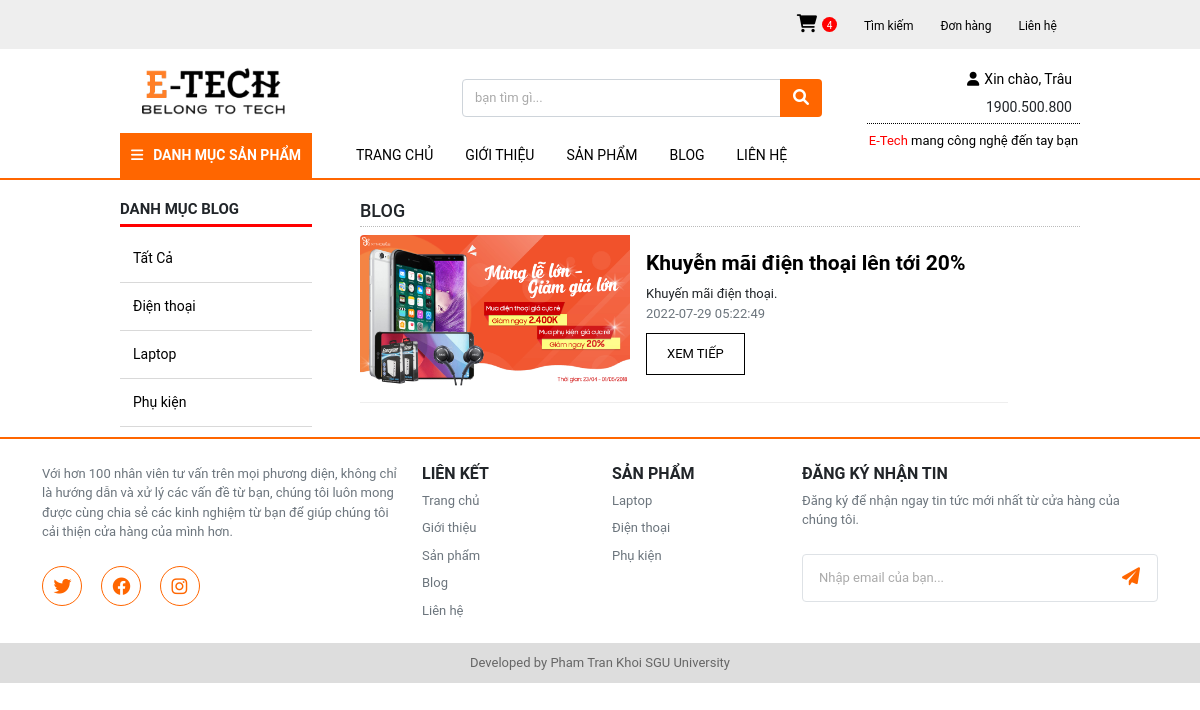
The page /user/blog/typeblog/Điện thoại (signed in) on the database its author committed.
### tables this page shows
CREATE TABLE `user` (
  `id_user` int(11) NOT NULL,
  `first_name` varchar(50) NOT NULL,
  `last_name` varchar(50) NOT NULL,
  `email` varchar(250) NOT NULL,
  `password` varchar(250) NOT NULL,
  `gender` varchar(50) NOT NULL,
  `status` int(1) NOT NULL,
  `phone_number` varchar(50) NOT NULL,
  `address` varchar(250) NOT NULL,
  `avatar` varchar(250) NOT NULL
);

CREATE TABLE `category` (
  `id_category` int(11) NOT NULL,
  `name_category` varchar(250) NOT NULL,
  `fold_img` varchar(250) NOT NULL
);

CREATE TABLE `blog` (
  `id_blog` int(11) NOT NULL,
  `id_category` int(11) NOT NULL,
  `title_blog` varchar(50) NOT NULL,
  `main_img` varchar(250) NOT NULL,
  `sub_recommend` varchar(50) NOT NULL,
  `time_create` datetime NOT NULL,
  `content` text NOT NULL
);

### user/mvc/core/controller.php (called while the page is built, shortened)
<?php
    class controller{
        function model($model){
            return new $model;
        }
        function view($view, $data =  []){
            require_once "./mvc/views/".$view.".php";
        }
    }
?>

### user/mvc/controllers/blog.php (called while the page is built, shortened)
<?php
    class blog extends controller{
        function __construct(){
            $this->userModel = $this->model("userModel");
            $this->categoryModel = $this->model("categoryModel");
            $this->blogModel = $this->model("blogModel");
            $this->cartModel = $this->model("cartModel");
            $this->header = "";
            $this->total_quantity_cart = "";
            if(isset($_SESSION["email_user"]))
            {
                $this->header = $this->userModel->get_info($_SESSION["email_user"]);
                $this->total_quantity_cart = $this->cartModel->quantity_cart_user($_SESSION["email_user"]);
            }
        }
        function typeblog($type){
             $id = $this->categoryModel->get_id_from_name($type);
             $this->view("pages/master",["view"=>"blog/index.php",
                                        "header"=>$this->header,
                                        "all_blog"=>$this->blogModel->get_blog_type($id),
                                        "category_blog"=>$this->categoryModel->get_all_category(),
                                        "total_quantity_cart"=>$this->total_quantity_cart]);
        }
    }
?>

### user/mvc/core/app.php (called while the page is built, shortened)
<?php
    class app{
        protected $action="index";
        function __construct(){
            $arr = $this->urlProcess();
            if(isset($arr[0])){
                if( file_exists("./mvc/controllers/".$arr[0].".php")){
                    $this->controller = $arr[0];
                unset($arr[0]);
                }
            }
            $this->controller = new $this->controller;
            if( isset($arr[1]) ){
                if( method_exists($this->controller, $arr[1]) )
                    $this->action = $arr[1];
                unset($arr[1]);
            }
            $this->param=$arr?array_values($arr):[];
            call_user_func_array([$this->controller, $this->action], $this->param);
        }
        function urlProcess(){
            if( isset($_GET["url"]) ){
                $cleanUrl=filter_var(trim($_GET["url"],"/"));
                return explode("/", $cleanUrl);
            }
        }
    }
?>

### user/index.php (called while the page is built, shortened)
<?php
    $myApp = new app();
?>

### user/mvc/core/connectDB.php (called while the page is built, shortened)
<?php
    class connectDB{
        public $servername = "localhost";
        public $username = "root";
        public $password = "";
        function __construct(){
            $this->con = mysqli_connect($this->servername, $this->username, $this->password);
        }
    }
?>

### user/mvc/models/userModel.php (called while the page is built, shortened)
<?php
    class userModel extends connectDB{
        function get_info($email){
            $sql = "SELECT * FROM user WHERE email = '".$email."'";
            return mysqli_query($this->con, $sql);
        }
    }
?>

### user/mvc/models/cartModel.php (called while the page is built, shortened)
<?php
    class cartModel extends connectDB{
        function quantity_cart_user($email){
            $sql = "SELECT * FROM cart WHERE email_user = '".$email."'";
            $result = mysqli_query($this->con, $sql);
            return mysqli_num_rows($result);
        }
    }
?>

### user/mvc/models/categoryModel.php (called while the page is built, shortened)
<?php
    class categoryModel extends connectDB{
        function get_all_category(){
            $sql = "SELECT * FROM category";
            return mysqli_query($this->con, $sql);
        }
        function get_id_from_name($name_category){
            $id = 0;
            $sql = "SELECT * FROM category WHERE name_category = '".$name_category."'";
            $result = mysqli_query($this->con, $sql);
            while( $row = mysqli_fetch_array($result)){
                $id = $row["id_category"];
            }
            return $id;
        }
    }
?>

### user/mvc/models/blogModel.php (called while the page is built, shortened)
<?php
    class blogModel extends connectDB{
        function  get_blog_type($type){
            $sql = "SELECT * FROM blog WHERE id_category = '".$type."'";
            return mysqli_query($this->con, $sql);
        }
    }
?>

### user/mvc/views/blog/category-blog.php (the view)
<div class="blog-menu">
    <h3>DANH MỤC BLOG</h3>
    <ul>
    <li><a href="blog/">Tất Cả</a></li>
        <?php
            while( $row = mysqli_fetch_array($data["category_blog"]) )
            {
        ?>
        <li><a href="blog/typeblog/<?php echo $row["name_category"] ?>"><?php echo $row["name_category"] ?></a></li>
        <?php
            }
        ?>
    </ul>
</div>

### user/mvc/views/header/index.php (shortened to what this page needs)
<div class="header">
    <div class="top-header">
        <ul>
            <li><a href="cart"><i class="fa-solid fa-cart-shopping icon-cart"></i><?php if(isset($_SESSION["email_user"])) { ?><p class="quantity-cart"><?php echo $data["total_quantity_cart"] ?></p><?php } ?></a></li>
            <li><a href="#">Tìm kiếm</a></li>
            <li><a href="order">Đơn hàng</a></li>
            <li><a href="contact">Liên hệ</a></li>
        </ul>
    </div>
    <div class="mid-header">
        <div class="mid-header-logo">
            <a href="home"><img src="../images/logo.png"></a>
        </div>
        <div class="mid-header-search">
            <div class="input-group input-search">
                <input type="search" class="form-control" placeholder="bạn tìm gì..." aria-label="Search" aria-describedby="search-addon" />
                <button type="button" class="btn input-search-button"><i class="fa-solid fa-magnifying-glass"></i></button>
            </div>
        </div>
        <div class="mid-header-log-in-out">
            <div class="div-log-in-out">
                <div class="log-in-out">
                    <ul>
                        <?php
                        if(!isset($_SESSION["email_user"]))
                        {
                        ?>
                        <li><a href="login">ĐĂNG NHẬP</a></li>
                        <li><a href="register">ĐĂNG KÝ</a></li>
                        <?php
                        }else if(isset($_SESSION["email_user"]))
                        {
                            while($row = mysqli_fetch_array($data["header"]))
                            {
                        ?>
                        <li>
                            <a href="order" class="hover-div-user">
                                <i class="fa-solid fa-user"></i>Xin chào, <?php echo $row["last_name"] ?>
                            </a>
                        </li>
                        <?php
                            }
                        }
                        ?>
                        <li>1900.500.800</li>
                    </ul>
                </div>
                <div class="line">
                    <p>
                        <span>E-Tech</span> mang công nghệ đến tay bạn
                    </p>
                </div>
            </div>
        </div>
    </div>
    <div class="bottom-header">
        <div class="menu dropdown">
            <button class="dropdown-toggle button-dropdown" type="button" id="dropdownMenuButton" data-bs-toggle="dropdown" aria-haspopup="true" aria-expanded="false">
                <i class="fa-solid fa-bars"></i>DANH MỤC SẢN PHẨM
            </button>
        </div>
        <ul>
            <li><a href="home">TRANG CHỦ</a></li>
            <li><a href="recommend">GIỚI THIỆU</a></li>
            <li><a href="products">SẢN PHẨM</a></li>
            <li><a href="blog">BLOG</a></li>
            <li><a href="contact">LIÊN HỆ</a></li>
        </ul>
    </div>
</div>

### user/mvc/views/blog/index.php
<div class="blog">
    <?php require_once "./mvc/views/blog/category-blog.php" ?>
    <div class="blog-content">
        <h3>BLOG</h3>
        <?php
            while( $row = mysqli_fetch_array($data["all_blog"]) )
            {
        ?>
        <div class="card mb-3 blog-content-card">
            <div class="row g-0">
                <div class="col-md-5">
                    <img src="../images/blog/<?php echo $row["main_img"] ?>" class="img-fluid rounded-start" alt="...">
                </div>
                <div class="col-md-7">
                    <div class="card-body">
                        <h5 class="card-title"><?php echo $row["title_blog"] ?></h5>
                        <p class="card-text"><?php echo $row["sub_recommend"] ?></p>
                        <p class="card-text"><small class="text-muted style-text-muted"><?php echo $row["time_create"] ?></small></p>
                        <a href="blog/detailblog/<?php echo $row["id_blog"] ?>" class="style-button-blog">XEM TIẾP</a>
                    </div>
                </div>
            </div>
        </div>
        <?php
            }
        ?>
    </div>
</div>

### user/public/css/myStyle.css (style rules this page uses)
* { font-family: 'Roboto', sans-serif; margin: 0; padding: 0; }
body { background-color: #ffffff; }
.card { background: #fff; box-shadow: 0 6px 10px rgba(0, 0, 0, .08), 0 0 6px rgba(0, 0, 0, .05); transition: .3s transform cubic-bezier(.155, 1.105, .295, 1.12), .3s box-shadow, .3s -webkit-transform cubic-bezier(.155, 1.105, .295, 1.12); border: 1px solid #ffffff; }
.card-title { width: 100%; float: left; text-align: center; font-size: 15px; font-weight: 400; text-decoration: none; color: #000000; cursor: pointer; }
.blog { float: left; width: 100%; margin-top: 10px; }
.blog p { font-size: 13px; padding: 0; margin: 0; }
.blog .blog-menu { width: 20%; float: left; background-color: #FFFFFF; }
.blog .blog-menu h3 { padding-bottom: 6px ; font-size: 15px; border-bottom: 3px solid #ff0000; text-transform: uppercase; font-weight: bold; }
.blog .blog-menu ul { width: 100%; list-style: none; float: left; margin: 0; padding: 0; font-size: 14px; }
.blog .blog-menu ul li { padding: 13px; border-bottom: 0.5px solid rgba(0,0,0,.15); cursor: pointer; float: left; width: 100%; }
.blog .blog-menu ul li a { text-decoration: none; color: #000000; float: left; width: 100%; }
.blog .blog-content { width: 75%; margin-left: 5%; float: left; }
.blog .blog-content h3 { padding-bottom: 5px; text-transform: uppercase; font-size: 18px; border-bottom: 1px dotted #BBBBBB; }
.blog .blog-content-card { width: 90%; float: left; border: none; box-shadow: none; border-radius: 0; padding:0px 0 15px 0; border-bottom: 1px solid #EEEEEE; }
.blog .blog-content .blog-content-card img { height: 100%; width: 100%; border-radius: 0; }
.blog-content .blog-content-card .card-title { font-size: 21px; font-weight: bold; text-align: start; }
.style-text-muted { font-size: 13px; margin-top: 5px; }
.blog .blog-content .blog-content-card .style-button-blog { text-decoration: none; color: #000000; font-size: 13px; float: left; margin-top: 10px; cursor: pointer; border: 1px solid #000000; background-color: #FFFFFF; padding: 10px 20px 10px 20px; }

### user/public/css/footer.css (style rules this page uses)
.form-control::placeholder { font-size: 0.95rem; color: #aaa; font-style: italic; }

### rows shown on the page
user: last_name "Trâu"
category: name_category "Điện thoại"
category: name_category "Laptop"
category: name_category "Phụ kiện"
blog: main_img (picture), title_blog "Khuyễn mãi điện thoại lên tới 20%", sub_recommend "Khuyến mãi điện thoại.", time_create "2022-07-29 05:22:49"

### other values the page prints
$data["total_quantity_cart"] "4"
